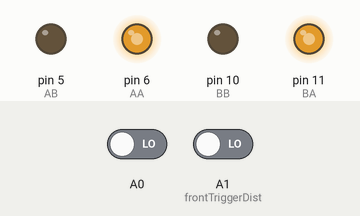
The sketch below on a simulated Arduino Uno, built with avr-gcc and run on an emulated ATmega328P. Parts: output pins drawn as LEDs (lit = HIGH). The inputs (shaded band) are chosen by the test bench; at power-on: A0 LOW, A1 (frontTriggerDist) LOW.

Above: at 1.2 s.
1.3 s: A0 driven HIGH
At 1.7 s:
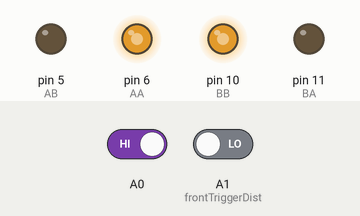
2.8 s: A1 (frontTriggerDist) driven HIGH
At 2.9 s:
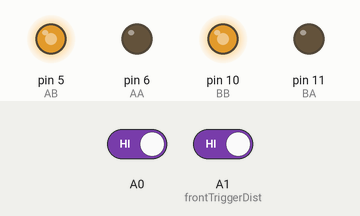
At 4.2 s:
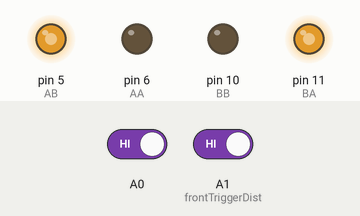
Timing chart, 0 to 5.8 s (numbered marks = the images above; inputs shaded):
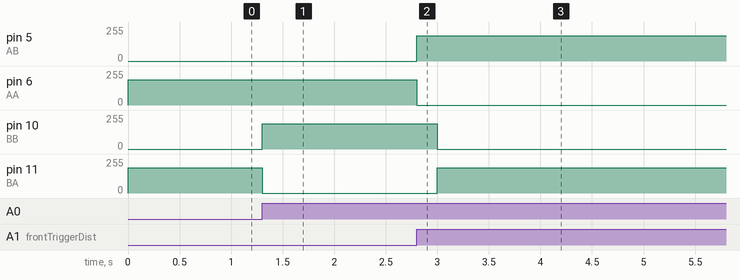

The sketch:

Mushroom.ino
```cpp
#include <Ultrasonic.h>

Ultrasonic ultrasonicFR(13, 12);
Ultrasonic ultrasonicFL(7, 2);
Ultrasonic ultrasonicR(9,8);
Ultrasonic ultrasonicL(4,3);

int distanceR, distanceL, distanceFR, distanceFL, previousTurn;
int AA = 6;   //pins 5,6,10, 11 are the only pins that can output
int AB = 5;   //an 'analog' signal, meaning that you can adjust the
int BA = 11;  //strength of the the signal (google 'post-width modulation')
int BB = 10;

int spd = 190;  //adjust the speed of the motors
                //you can input values 0-255, but I found that
                //128 is the lowest you can go to make the motors move

int frontTriggerDist = 15;    //min distance the sensors trigger
boolean infraredL, infraredR;

void setup()
{
  pinMode(AA, OUTPUT);
  pinMode(AB, OUTPUT);
  pinMode(BA, OUTPUT);
  pinMode(BB, OUTPUT);
  pinMode(A0, INPUT);
  pinMode(A1, INPUT);
  Serial.begin(9600);
  previousTurn = 0;
}

void loop()
{
//  findDistances();
//  checkEdge();
//  detectFront();
  followLine();
}


void forward()
{
  analogWrite(AA, spd);
  analogWrite(AB, 0);
  analogWrite(BA, spd);
  analogWrite(BB, 0);
}

void reverse()
{
  analogWrite(AA, 0);
  analogWrite(AB, spd);
  analogWrite(BA, 0);
  analogWrite(BB, spd);
}

void turnLeft()
{
  analogWrite(AA, 0);
  analogWrite(AB, spd);
  analogWrite(BA, spd);
  analogWrite(BB, 0);
}

void  turnRight()
{
  analogWrite(AA, spd);
  analogWrite(AB, 0);
  analogWrite(BA, 0);
  analogWrite(BB, spd);
}

void  halt()
{
  analogWrite(AA, 0);
  analogWrite(AB, 0);
  analogWrite(BA, 0);
  analogWrite(BB, 0);
}

boolean frontDetects()
{
  return (((distanceFL < frontTriggerDist) && (distanceFL != 0)) && ((distanceFL < frontTriggerDist) && (distanceFL != 0)));
}

boolean frontLDetects()
{
  return ((distanceFL < frontTriggerDist) && (distanceFL != 0));
}

boolean frontRDetects()
{
  return ((distanceFR < frontTriggerDist) && (distanceFR != 0));
}

void findLine()
{
   infraredL = (digitalRead(A0) == LOW);
   infraredR = (digitalRead(A1) == LOW);
}

void followLine()
{
  findLine();

  if (infraredL && !infraredR)
  {
    turnLeft();
    previousTurn = 1;
    wait(100);
    while (infraredL && !infraredR)
    {
      wait(50);
      findLine();
    }
  }
  else if (infraredR && !infraredL)
  {
    turnRight();
    previousTurn = 2;
    wait(100);
    while (infraredR && !infraredL)
    {
      wait(50);
      findLine();
    }
  }
  else if (!infraredR && !infraredL)
  {
    if (previousTurn == 1)
    {
      reverse();
      wait(200);
      turnRight();
      wait(50);
      do
      {
        wait(50);
        findLine();
//        if (infraredR && infraredR)
//        {
//          break;
//        }
      } while (!(infraredL && !infraredR));
    }
    else if (previousTurn == 2)
    {
      reverse();
      wait(200);
      turnLeft();
      wait(50);
      do
      {
        wait(50);
        findLine();
//        if (infraredR && infraredL)
//        {
//          break;
//        }
      } while (!(infraredR && !infraredL));
    }
  }
  else
  {
    forward();
  }
}

boolean checkEdge()
{
  if (distanceL > 10)
  {
      reverse();
      wait(500);
      turnRight();
      wait(1100);
  }
  else if (distanceR > 10)
  {
      reverse();
      wait(500);
      turnLeft();
      wait(1100);
  }
  else
  {
      forward();
  }
}

void detectFront()
{
  if (frontLDetects())
  {
    reverse();
    wait(300);
    turnRight();
    wait(1100);
  }
  else if (frontRDetects())
  {
    reverse();
    wait(300);
    turnLeft();
    wait(1100);
  }
}

void findDistances()
{
 distanceL = ultrasonicL.distanceRead(CM);
 distanceR = ultrasonicR.distanceRead(CM);
 distanceFL = ultrasonicFL.distanceRead(CM);
 distanceFR = ultrasonicFR.distanceRead(CM);
}

boolean edgeDetects()
{
 return (distanceL > 10) || (distanceR > 10);
}

void wait(int del)
{
      for (int i = 0; i < (del / 50); i++)
      {
        delay(50);
//        findDistances();
//        if (edgeDetects() || frontLDetects() || frontRDetects())
//        {
//          break;
//        }
      }
}
```

Measured:
- after the input at 1.3 s, pin 10 (BB): 0/255 → 190/255 at once; pin 11 (BA): 190/255 → 0/255 at once
- after the input at 2.8 s, pin 5 (AB): 0/255 → 190/255 at once; pin 6 (AA): 190/255 → 0/255 at once; pin 10 (BB): 190/255 → 0/255 after 0.20 s; pin 11 (BA): 0/255 → 190/255 after 0.20 s
